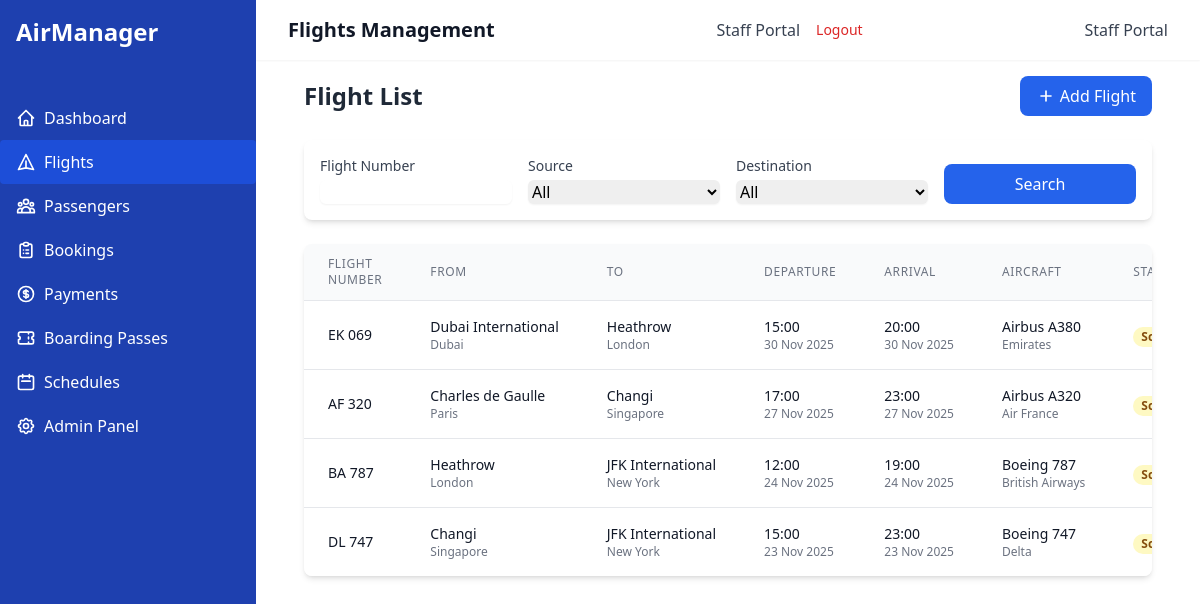
The page /flights/ (signed in) on the database its author committed.
### airline_app/models.py (models this page shows, shortened)
class Flight(models.Model):
    flight_id = models.AutoField(primary_key=True)
    flight_number = models.CharField(max_length=10, unique=True)
    departure_time = models.DateTimeField()
    arrival_time = models.DateTimeField()
    source_airport = models.ForeignKey(
        Airport, on_delete=models.CASCADE, related_name='departing_flights')
    destination_airport = models.ForeignKey(
        Airport, on_delete=models.CASCADE, related_name='arriving_flights')
    aircraft = models.ForeignKey(
        Aircraft, on_delete=models.CASCADE, related_name='flights')
    crew = models.ManyToManyField(CrewMember, related_name='flights')

class Airport(models.Model):
    airport_id = models.AutoField(primary_key=True)
    airport_name = models.CharField(max_length=100)
    location = models.CharField(max_length=100)
    country = models.CharField(max_length=50)

class Aircraft(models.Model):
    aircraft_id = models.AutoField(primary_key=True)
    model = models.CharField(max_length=50)
    capacity = models.PositiveIntegerField()
    manufacturer = models.CharField(max_length=100)
    airline = models.CharField(max_length=100)

### airline_app/views.py (the view)
# urls.py: path('flights/', views.FlightListView.as_view(), name='flight-list'),
class FlightListView(LoginRequiredMixin, ListView):
    model = Flight
    template_name = 'airline_app/flight_list.html'
    context_object_name = 'flights'
    paginate_by = 10
    def get_queryset(self):
        queryset = Flight.objects.all()
        flight_number = self.request.GET.get('flight_number', '')
        if flight_number:
            queryset = queryset.filter(flight_number__icontains=flight_number)
        source = self.request.GET.get('source', '')
        if source:
            queryset = queryset.filter(source_airport_id=source)
        destination = self.request.GET.get('destination', '')
        if destination:
            queryset = queryset.filter(destination_airport_id=destination)
        return queryset
    def get_context_data(self, **kwargs):
        context = super().get_context_data(**kwargs)
        context['now'] = timezone.now()
        context['airports'] = Airport.objects.all()
        return context

### airline_app/templates/airline_app/flight_list.html (shortened to what this page needs)
{% extends 'airline_app/base.html' %}
{% block header %}Flights Management{% endblock %}
{% block content %}
<div class="mb-6 flex justify-between items-center">
    <h2 class="text-2xl font-bold text-gray-800">Flight List</h2>
    <a href="{% url 'flight-create' %}" class="bg-blue-600 hover:bg-blue-700 text-white font-medium py-2 px-4 rounded-lg flex items-center transition-colors">
        <svg class="w-5 h-5 mr-1" fill="none" stroke="currentColor" viewBox="0 0 24 24" xmlns="http://www.w3.org/2000/svg">
            <path stroke-linecap="round" stroke-linejoin="round" stroke-width="2" d="M12 6v6m0 0v6m0-6h6m-6 0H6"></path>
        </svg>
        Add Flight
    </a>
</div>
<div class="bg-white rounded-lg shadow-md p-4 mb-6">
    <form method="get" class="grid grid-cols-1 md:grid-cols-4 gap-4">
        <div>
            <label class="block text-sm font-medium text-gray-700 mb-1">Flight Number</label>
            <input type="text" name="flight_number" value="{{ request.GET.flight_number }}" class="w-full rounded-md border-gray-300 shadow-sm focus:border-blue-500 focus:ring focus:ring-blue-500 focus:ring-opacity-50">
        </div>
        <div>
            <label class="block text-sm font-medium text-gray-700 mb-1">Source</label>
            <select name="source" class="w-full rounded-md border-gray-300 shadow-sm focus:border-blue-500 focus:ring focus:ring-blue-500 focus:ring-opacity-50">
                <option value="">All</option>
            </select>
        </div>
        <div>
            <label class="block text-sm font-medium text-gray-700 mb-1">Destination</label>
            <select name="destination" class="w-full rounded-md border-gray-300 shadow-sm focus:border-blue-500 focus:ring focus:ring-blue-500 focus:ring-opacity-50">
                <option value="">All</option>
            </select>
        </div>
        <div class="flex items-end">
            <button type="submit" class="bg-blue-600 hover:bg-blue-700 text-white font-medium py-2 px-4 rounded-lg transition-colors w-full">
                Search
            </button>
        </div>
    </form>
</div>
<div class="bg-white rounded-lg shadow-md overflow-hidden">
    <div class="overflow-x-auto">
        <table class="min-w-full divide-y divide-gray-200">
            <thead class="bg-gray-50">
                <tr>
                    <th class="px-6 py-3 text-left text-xs font-medium text-gray-500 uppercase tracking-wider">Flight Number</th>
                    <th class="px-6 py-3 text-left text-xs font-medium text-gray-500 uppercase tracking-wider">From</th>
                    <th class="px-6 py-3 text-left text-xs font-medium text-gray-500 uppercase tracking-wider">To</th>
                    <th class="px-6 py-3 text-left text-xs font-medium text-gray-500 uppercase tracking-wider">Departure</th>
                    <th class="px-6 py-3 text-left text-xs font-medium text-gray-500 uppercase tracking-wider">Arrival</th>
                    <th class="px-6 py-3 text-left text-xs font-medium text-gray-500 uppercase tracking-wider">Aircraft</th>
                    <th class="px-6 py-3 text-left text-xs font-medium text-gray-500 uppercase tracking-wider">Status</th>
                </tr>
            </thead>
            <tbody class="bg-white divide-y divide-gray-200">
                {% for flight in flights %}
                <tr class="hover:bg-gray-50 transition-colors">
                    <td class="px-6 py-4 whitespace-nowrap">
                        <div class="text-sm font-medium text-gray-900">{{ flight.flight_number }}</div>
                    </td>
                    <td class="px-6 py-4 whitespace-nowrap">
                        <div class="text-sm text-gray-900">{{ flight.source_airport.airport_name }}</div>
                        <div class="text-xs text-gray-500">{{ flight.source_airport.location }}</div>
                    </td>
                    <td class="px-6 py-4 whitespace-nowrap">
                        <div class="text-sm text-gray-900">{{ flight.destination_airport.airport_name }}</div>
                        <div class="text-xs text-gray-500">{{ flight.destination_airport.location }}</div>
                    </td>
                    <td class="px-6 py-4 whitespace-nowrap">
                        <div class="text-sm text-gray-900">{{ flight.departure_time|date:"H:i" }}</div>
                        <div class="text-xs text-gray-500">{{ flight.departure_time|date:"d M Y" }}</div>
                    </td>
                    <td class="px-6 py-4 whitespace-nowrap">
                        <div class="text-sm text-gray-900">{{ flight.arrival_time|date:"H:i" }}</div>
                        <div class="text-xs text-gray-500">{{ flight.arrival_time|date:"d M Y" }}</div>
                    </td>
                    <td class="px-6 py-4 whitespace-nowrap">
                        <div class="text-sm text-gray-900">{{ flight.aircraft.model }}</div>
                        <div class="text-xs text-gray-500">{{ flight.aircraft.airline }}</div>
                    </td>
                    <td class="px-6 py-4 whitespace-nowrap">
                        {% if flight.departure_time > now %}
                        <span class="px-2 inline-flex text-xs leading-5 font-semibold rounded-full bg-yellow-100 text-yellow-800">
                            Scheduled
                        </span>
                        {% elif flight.departure_time <= now and flight.arrival_time > now %}
                        <span class="px-2 inline-flex text-xs leading-5 font-semibold rounded-full bg-green-100 text-green-800">
                            In Progress
                        </span>
                        {% else %}
                        <span class="px-2 inline-flex text-xs leading-5 font-semibold rounded-full bg-blue-100 text-blue-800">
                            Completed
                        </span>
                        {% endif %}
                    </td>
                </tr>
                {% empty %}
                <tr>
                    <td colspan="8" class="px-6 py-4 text-center text-gray-500">No flights found</td>
                </tr>
                {% endfor %}
            </tbody>
        </table>
    </div>
</div>
{% endblock %}

### rows shown on the page
Flight: flight_number "EK 069", source_airport.airport_name "Dubai International", source_airport.location "Dubai", destination_airport.airport_name "Heathrow", destination_airport.location "London", departure_time "15:00", departure_time "30 Nov 2025", arrival_time "20:00", arrival_time "30 Nov 2025", aircraft.model "Airbus A380", aircraft.airline "Emirates", shows "Scheduled"
Flight: flight_number "AF 320", source_airport.airport_name "Charles de Gaulle", source_airport.location "Paris", destination_airport.airport_name "Changi", destination_airport.location "Singapore", departure_time "17:00", departure_time "27 Nov 2025", arrival_time "23:00", arrival_time "27 Nov 2025", aircraft.model "Airbus A320", aircraft.airline "Air France", shows "Scheduled"
Flight: flight_number "BA 787", source_airport.airport_name "Heathrow", source_airport.location "London", destination_airport.airport_name "JFK International", destination_airport.location "New York", departure_time "12:00", departure_time "24 Nov 2025", arrival_time "19:00", arrival_time "24 Nov 2025", aircraft.model "Boeing 787", aircraft.airline "British Airways", shows "Scheduled"
Flight: flight_number "DL 747", source_airport.airport_name "Changi", source_airport.location "Singapore", destination_airport.airport_name "JFK International", destination_airport.location "New York", departure_time "15:00", departure_time "23 Nov 2025", arrival_time "23:00", arrival_time "23 Nov 2025", aircraft.model "Boeing 747", aircraft.airline "Delta", shows "Scheduled"
